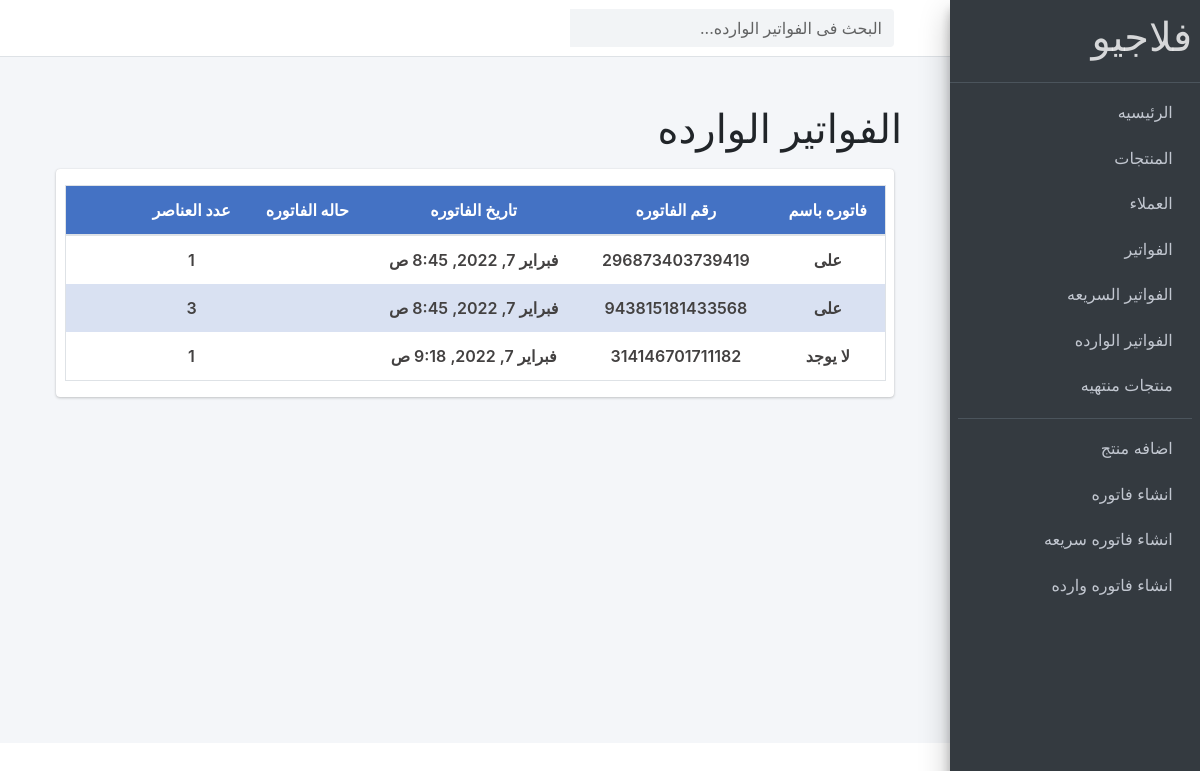
The app's page /home/products/incoming-bills/ with its own data.
### store/models.py (models this page shows, shortened)
class IncomingOrder(models.Model):
    date = models.DateTimeField(auto_now_add=True)
    transaction_id = models.CharField(max_length=100, null=True)
    seller = models.CharField(max_length=100, null=True,verbose_name="التاجر")
    total = models.FloatField(validators=[MinValueValidator(0)],verbose_name="سعر الفاتوره", default=0)
    remaining_money = models.FloatField(validators=[MinValueValidator(0)],verbose_name="رصيد ما قبله", default=0)
    total2 = models.FloatField(validators=[MinValueValidator(0)],verbose_name="الاجمالى", default=0)
    paid = models.FloatField(validators=[MinValueValidator(0)],verbose_name="تم دفع", default=0)
    still = models.FloatField(validators=[MinValueValidator(0)],verbose_name="مازال", default=0)
    empty_done = models.BooleanField(default=False)
    ORDslug = models.SlugField(blank=True, null=True, unique=True, allow_unicode=True, max_length=255 , verbose_name="slug")
    @property
    def get_bill_count(self):
        orderitems = self.incomingorderline_set.all()
        count = orderitems.count()
        return count

### store/views.py (the view)
# urls.py: path('products/incoming-bills/', views.incom_bills, name="incom_bills"),
def incom_bills(request):
    search_qs = request.GET.get('search_incombills', '')
    if search_qs:
        incombills = IncomingOrder.objects.filter(transaction_id__startswith=search_qs)
    else:
        incombills = IncomingOrder.objects.all()
    return render(request, 'pages/incombills.html',{'incombills': incombills})

### store/context_processor.py (called while the page is built)
def calc_empty_products(request):
    products = Product.objects.filter(available_in_ventory=0)
    emptyNum = products.count()
    return {"emptyNum":emptyNum}

### templates/pages/incombills.html (shortened to what this page needs)
{% extends 'base.html' %}
{% load crispy_forms_tags %}
{% load static %}
{% block content %}
    <nav  class="main-header navbar navbar-expand navbar-white navbar-light">
      <ul class="navbar-nav">
        <li class="nav-item">
          <a class="nav-link" data-widget="pushmenu" href="#"></a>
        </li>
      </ul>
      <form class="form-inline ml-3" action="{% url 'products:incom_bills' %}">
        <div class="input-group">
          <input id="searchIdforincombills" class="form-control form-control-navbar" name="search_incombills" type="search" placeholder="البحث فى الفواتير الوارده..." aria-label="Search">
          <div class="input-group-append">
            <button class="btn btn-navbar" type="submit">
            </button>
          </div>
        </div>
      </form>
    </nav>
    <div style="direction: rtl;" class="wrapper">
      <div   class="content-wrapper p-5">
        <div class="row mb-2">
          <div class="col-sm-6">
            <h1> الفواتير الوارده</h1>
          </div>
        </div>
            <section class="content">
              <div class="card card-solid">
                  <div class="row d-flex align-items-stretch">
                    <div   class="col-12 p-3">
                      {% if incombills %}
                      <table class="table table-bordered text-center bills_table">
                        <thead>
                          <tr class="bills_thead_row">
                            <th scope="col">فاتوره باسم </th>
                            <th scope="col">رقم الفاتوره </th>
                            <th scope="col">تاريخ الفاتوره </th>
                            <th scope="col">حاله الفاتوره </th>
                            <th scope="col"> عدد العناصر </th>
                            <th scope="col"></th>
                          </tr>
                        </thead>
                        <tbody>
                          {% for incombill in incombills %}
                          <tr class="bills_table_row">
                            <td><a href="{% url 'products:create_incomline' incombill.id %}">
                              {% if incombill.seller %}
                              {{incombill.seller}}
                              {% else %}
                                لا يوجد
                              {% endif %}
                            </a></td>
                            <td><a href="{% url 'products:create_incomline' incombill.id %}">{{incombill.transaction_id}}</a></td>
                            <td><a href="{% url 'products:create_incomline' incombill.id %}">{{incombill.date}}</a></td>
                            <td></td>
                            <td><a href="{% url 'products:create_incomline' incombill.id %}">{{incombill.get_bill_count}}</a> </td>
                            <td class="deletebtn"><a data-product="{{incombill.id}}" href="#" class="btn del_btn_list del_btn_list{{incombill.id}}"></a></td>
                          </tr>
                          {% endfor %}
                        </tbody>
                      </table>
                      {% else %}
                      <h4 class="m-5">لا توجد فواتير وارده فى الوقت الحالى .</h4>
                      {% endif %}
                    </div>
                    </div>
              </div>
            </section>
          </div>
      </div>
{% endblock %}

### records on screen
IncomingOrder: seller "على", transaction_id "296873403739419", date "فبراير 7, 2022, 8:45 ص", get_bill_count "1"
IncomingOrder: seller "على", transaction_id "943815181433568", date "فبراير 7, 2022, 8:45 ص", get_bill_count "3"
IncomingOrder: shows "لا يوجد", transaction_id "314146701711182", date "فبراير 7, 2022, 9:18 ص", get_bill_count "1"
